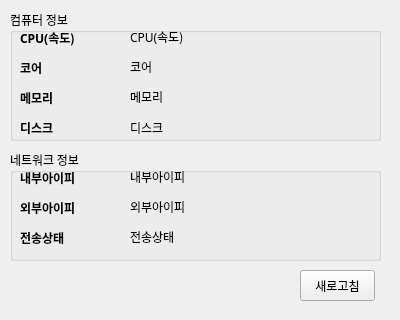
<?xml version="1.0" encoding="UTF-8"?>
<ui version="4.0">
 <class>Form</class>
 <widget class="QWidget" name="Form">
  <property name="geometry">
   <rect>
    <x>0</x>
    <y>0</y>
    <width>400</width>
    <height>320</height>
   </rect>
  </property>
  <property name="sizePolicy">
   <sizepolicy hsizetype="Fixed" vsizetype="Fixed">
    <horstretch>0</horstretch>
    <verstretch>0</verstretch>
   </sizepolicy>
  </property>
  <property name="minimumSize">
   <size>
    <width>400</width>
    <height>320</height>
   </size>
  </property>
  <property name="maximumSize">
   <size>
    <width>400</width>
    <height>320</height>
   </size>
  </property>
  <property name="windowTitle">
   <string>내 컴퓨터 정보</string>
  </property>
  <widget class="QGroupBox" name="groupBox">
   <property name="geometry">
    <rect>
     <x>10</x>
     <y>10</y>
     <width>371</width>
     <height>131</height>
    </rect>
   </property>
   <property name="font">
    <font>
     <family>맑은 고딕</family>
    </font>
   </property>
   <property name="title">
    <string>컴퓨터 정보</string>
   </property>
   <widget class="QLabel" name="label">
    <property name="geometry">
     <rect>
      <x>10</x>
      <y>20</y>
      <width>91</width>
      <height>16</height>
     </rect>
    </property>
    <property name="styleSheet">
     <string notr="true">font-weight: bold;</string>
    </property>
    <property name="text">
     <string>CPU(속도) </string>
    </property>
   </widget>
   <widget class="QLabel" name="lblDisk">
    <property name="geometry">
     <rect>
      <x>120</x>
      <y>110</y>
      <width>361</width>
      <height>16</height>
     </rect>
    </property>
    <property name="text">
     <string>디스크</string>
    </property>
   </widget>
   <widget class="QLabel" name="lblCORE">
    <property name="geometry">
     <rect>
      <x>120</x>
      <y>49</y>
      <width>361</width>
      <height>16</height>
     </rect>
    </property>
    <property name="text">
     <string>코어</string>
    </property>
   </widget>
   <widget class="QLabel" name="lblCPU">
    <property name="geometry">
     <rect>
      <x>120</x>
      <y>19</y>
      <width>361</width>
      <height>16</height>
     </rect>
    </property>
    <property name="text">
     <string>CPU(속도) </string>
    </property>
   </widget>
   <widget class="QLabel" name="label_4">
    <property name="geometry">
     <rect>
      <x>10</x>
      <y>110</y>
      <width>91</width>
      <height>16</height>
     </rect>
    </property>
    <property name="styleSheet">
     <string notr="true">font-weight: bold;</string>
    </property>
    <property name="text">
     <string>디스크</string>
    </property>
   </widget>
   <widget class="QLabel" name="label_2">
    <property name="geometry">
     <rect>
      <x>10</x>
      <y>50</y>
      <width>91</width>
      <height>16</height>
     </rect>
    </property>
    <property name="styleSheet">
     <string notr="true">font-weight: bold;</string>
    </property>
    <property name="text">
     <string>코어</string>
    </property>
   </widget>
   <widget class="QLabel" name="lblMemory">
    <property name="geometry">
     <rect>
      <x>120</x>
      <y>79</y>
      <width>361</width>
      <height>16</height>
     </rect>
    </property>
    <property name="text">
     <string>메모리</string>
    </property>
   </widget>
   <widget class="QLabel" name="label_3">
    <property name="geometry">
     <rect>
      <x>10</x>
      <y>80</y>
      <width>91</width>
      <height>16</height>
     </rect>
    </property>
    <property name="styleSheet">
     <string notr="true">font-weight: bold;</string>
    </property>
    <property name="text">
     <string>메모리</string>
    </property>
   </widget>
  </widget>
  <widget class="QGroupBox" name="groupBox_2">
   <property name="geometry">
    <rect>
     <x>10</x>
     <y>150</y>
     <width>371</width>
     <height>111</height>
    </rect>
   </property>
   <property name="font">
    <font>
     <family>맑은 고딕</family>
    </font>
   </property>
   <property name="title">
    <string>네트워크 정보</string>
   </property>
   <widget class="QLabel" name="label_5">
    <property name="geometry">
     <rect>
      <x>10</x>
      <y>20</y>
      <width>91</width>
      <height>16</height>
     </rect>
    </property>
    <property name="styleSheet">
     <string notr="true">font-weight: bold;</string>
    </property>
    <property name="text">
     <string>내부아이피</string>
    </property>
   </widget>
   <widget class="QLabel" name="lblExtraNet">
    <property name="geometry">
     <rect>
      <x>120</x>
      <y>46</y>
      <width>361</width>
      <height>21</height>
     </rect>
    </property>
    <property name="text">
     <string>외부아이피</string>
    </property>
   </widget>
   <widget class="QLabel" name="lblInnerNet">
    <property name="geometry">
     <rect>
      <x>120</x>
      <y>19</y>
      <width>361</width>
      <height>16</height>
     </rect>
    </property>
    <property name="text">
     <string>내부아이피</string>
    </property>
   </widget>
   <widget class="QLabel" name="label_7">
    <property name="geometry">
     <rect>
      <x>10</x>
      <y>50</y>
      <width>91</width>
      <height>16</height>
     </rect>
    </property>
    <property name="styleSheet">
     <string notr="true">font-weight: bold;</string>
    </property>
    <property name="text">
     <string>외부아이피</string>
    </property>
   </widget>
   <widget class="QLabel" name="lblNetStat">
    <property name="geometry">
     <rect>
      <x>120</x>
      <y>79</y>
      <width>361</width>
      <height>16</height>
     </rect>
    </property>
    <property name="text">
     <string>전송상태</string>
    </property>
   </widget>
   <widget class="QLabel" name="label_8">
    <property name="geometry">
     <rect>
      <x>10</x>
      <y>80</y>
      <width>91</width>
      <height>16</height>
     </rect>
    </property>
    <property name="styleSheet">
     <string notr="true">font-weight: bold;</string>
    </property>
    <property name="text">
     <string>전송상태</string>
    </property>
   </widget>
  </widget>
  <widget class="QPushButton" name="btnRefresh">
   <property name="geometry">
    <rect>
     <x>300</x>
     <y>270</y>
     <width>75</width>
     <height>31</height>
    </rect>
   </property>
   <property name="text">
    <string>새로고침</string>
   </property>
  </widget>
 </widget>
 <resources/>
 <connections/>
</ui>
